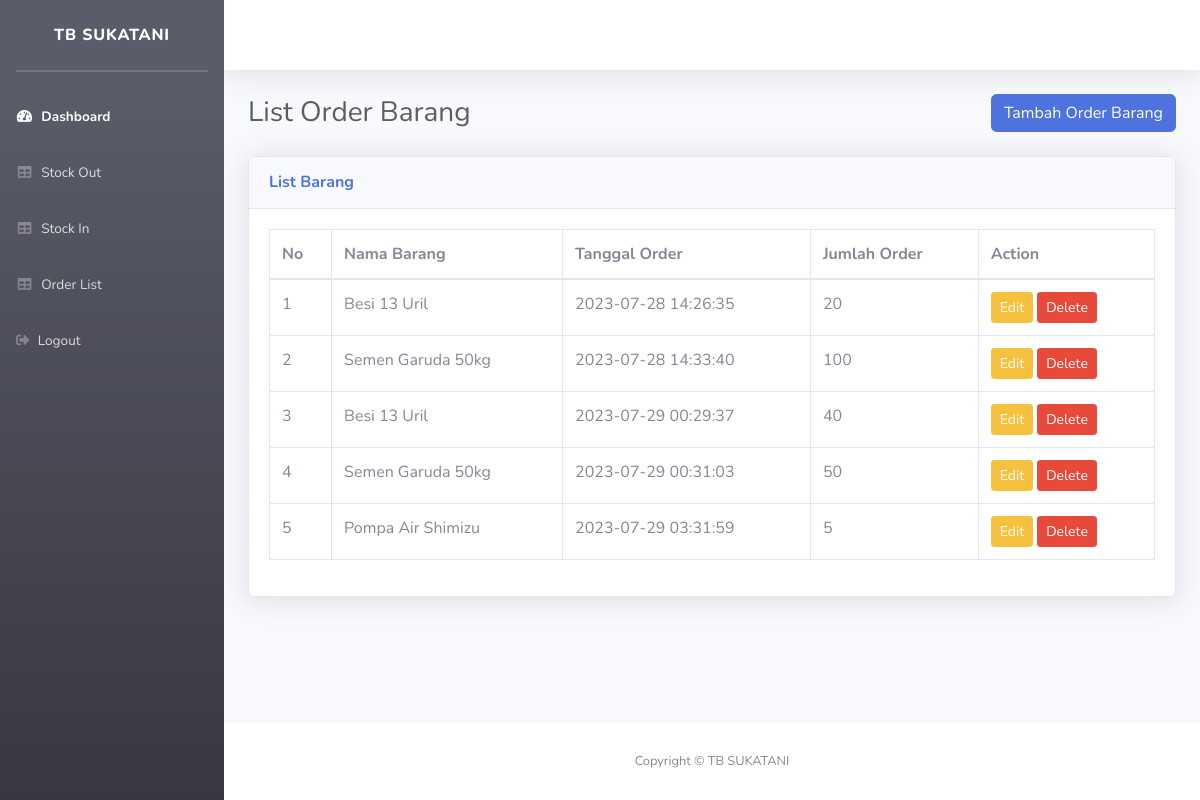
Screenshot of /listorder.php with the database file from the repository.
### tables this page shows
CREATE TABLE `order_list` (
  `idorder` int(11) NOT NULL,
  `idbarang` int(11) NOT NULL,
  `tanggalorder` timestamp NOT NULL DEFAULT current_timestamp() ON UPDATE current_timestamp(),
  `jumlah_order` int(100) NOT NULL
);

CREATE TABLE `nama_barang` (
  `id_barang` int(11) NOT NULL,
  `namabarang` varchar(255) NOT NULL,
  `hargabeli` int(100) NOT NULL,
  `hargajual` int(100) NOT NULL,
  `stock` int(100) NOT NULL
);

### listorder.php (the view, shortened to what this page needs)
<?php
require 'function.php';
$data = mysqli_query($koneksi, 'SELECT * FROM order_list INNER JOIN nama_barang ON order_list.idbarang = nama_barang.id_barang');
?>
<!DOCTYPE html>
<html lang="en">
<head>
    <link href="vendor/fontawesome-free/css/all.min.css" rel="stylesheet" type="text/css">
    <link href="css/sb-admin-2.min.css" rel="stylesheet">
</head>
<body id="page-top">
    <div id="wrapper">
        <ul class="navbar-nav bg-gradient-dark sidebar sidebar-dark accordion" id="accordionSidebar">
            <a class="sidebar-brand d-flex align-items-center justify-content-center" href="index.html">
                <div class="sidebar-brand-text mx-3">TB Sukatani</sup></div>
            </a>
            <hr class="sidebar-divider my-0">
            <hr class="sidebar-divider">
            <?php
            $role = $_SESSION['role'];
            if ($role == "admin"):
                ?>
                <li class="nav-item active">
                    <a class="nav-link" href="d_admin.php">
                        <i class="fas fa-fw fa-tachometer-alt"></i>
                        <span>Dashboard</span></a>
                </li>
            <?php else: ?>
                <li class="nav-item active">
                    <a class="nav-link" href="d_user.php">
                        <i class="fas fa-fw fa-tachometer-alt"></i>
                        <span>Dashboard</span></a>
                </li>
            <?php endif; ?>
            <li class="nav-item">
                <a class="nav-link" href="stockout.php">
                    <i class="fas fa-fw fa-table"></i>
                    <span>Stock Out</span></a>
            </li>
            <li class="nav-item">
                <a class="nav-link" href="stockin.php">
                    <i class="fas fa-fw fa-table"></i>
                    <span>Stock In</span></a>
            </li>
            <li class="nav-item">
                <a class="nav-link" href="listorder.php">
                    <i class="fas fa-fw fa-table"></i>
                    <span>Order List</span></a>
            </li>
            <li class="nav-item">
                <a class="nav-link" href="logout.php">
                    <i class="fas fa-sign-out-alt"></i>
                    <span>Logout</span></a>
            </li>
        </ul>
        <div id="content-wrapper" class="d-flex flex-column">
            <div id="content">
                <nav class="navbar navbar-expand navbar-light bg-white topbar mb-4 static-top shadow">
                </nav>
                <div class="container-fluid">
                    <div class="d-sm-flex align-items-center justify-content-between mb-4">
                        <h1 class="h3 mb-0 text-gray-800">List Order Barang </h1>
                        <button type="button" class="btn btn-primary" data-toggle="modal" data-target="#addModal">
                            Tambah Order Barang
                        </button>
                    </div>
                    <div class="card shadow mb-4">
                        <div class="card-header py-3">
                            <h6 class="m-0 font-weight-bold text-primary">List Barang</h6>
                        </div>
                        <div class="card-body">
                            <div class="table-responsive">
                                <table class="table table-bordered" id="dataTable" width="100%" cellspacing="0">
                                    <thead>
                                        <tr>
                                            <th>No</th>
                                            <th>Nama Barang</th>
                                            <th>Tanggal Order </th>
                                            <th>Jumlah Order </th>
                                            <th>Action</th>
                                        </tr>
                                    </thead>
                                    <tbody>
                                        <?php $i = 1; ?>
                                        <?php foreach ($data as $d): ?>
                                            <tr>
                                                <td>
                                                    <?= $i; ?>
                                                </td>
                                                <td>
                                                    <?= $d["namabarang"] ?>
                                                </td>
                                                <td>
                                                    <?= $d["tanggalorder"] ?>
                                                </td>
                                                <td>
                                                    <?= $d["jumlah_order"] ?>
                                                </td>
                                                <td>
                                                    <button type="button" class="btn btn-warning btn-sm" data-toggle="modal"
                                                        data-target="#editModal<?= $d["idorder"] ?>">
                                                        Edit
                                                    </button>
                                                    <button type="button" class="btn btn-danger btn-sm" data-toggle="modal"
                                                        data-target="#deleteModal<?= $d["idorder"] ?>">
                                                        Delete
                                                    </button>
                                                </td>
                                            </tr>
                                            <?php $i++; ?>
                                        <?php endforeach; ?>
                                    </tbody>
                                </table>
                            </div>
                        </div>
                    </div>
                </div>
            </div>
            <footer class="sticky-footer bg-white">
                <div class="container my-auto">
                    <div class="copyright text-center my-auto">
                        <span>Copyright &copy; TB SUKATANI</span>
                    </div>
                </div>
            </footer>
        </div>
    </div>
</body>
</html>

### rows the page displays
order_list: nama_barang.namabarang "Besi 13 Uril", tanggalorder "2023-07-28 14:26:35", jumlah_order "20"
order_list: nama_barang.namabarang "Semen Garuda 50kg", tanggalorder "2023-07-28 14:33:40", jumlah_order "100"
order_list: nama_barang.namabarang "Besi 13 Uril", tanggalorder "2023-07-29 00:29:37", jumlah_order "40"
order_list: nama_barang.namabarang "Semen Garuda 50kg", tanggalorder "2023-07-29 00:31:03", jumlah_order "50"
order_list: nama_barang.namabarang "Pompa Air Shimizu", tanggalorder "2023-07-29 03:31:59", jumlah_order "5"
